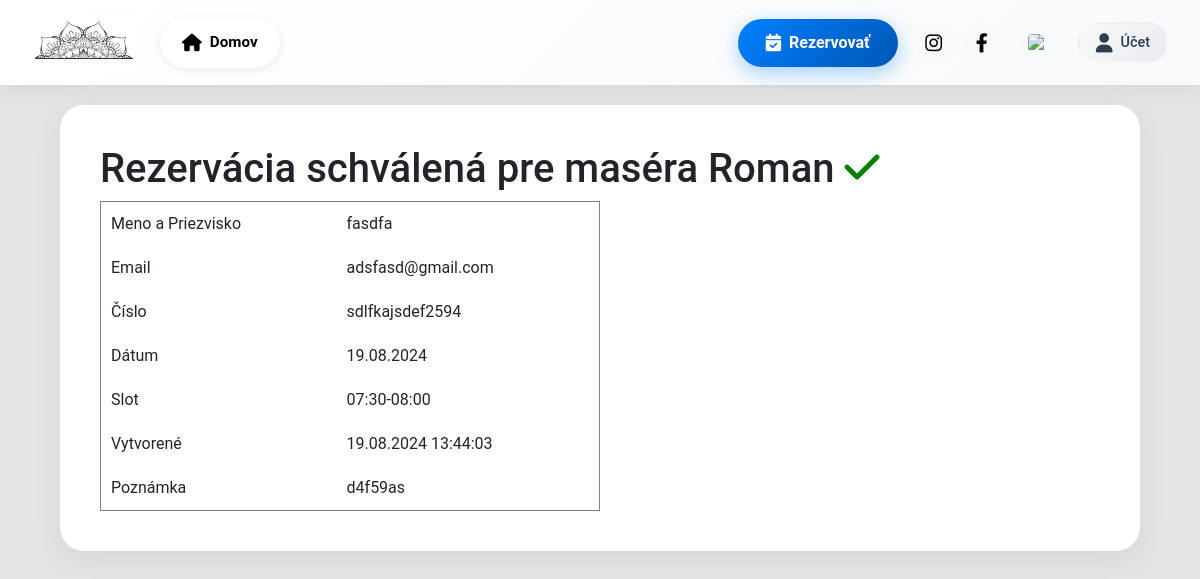
The app's page /approve_reservation_mail/5/ with its own data.
### viewer/models.py (models this page shows, shortened)
class Reservation(Model):
    massage_name = CharField(max_length=250, default="Masáž", null=True, blank=True)
    user = ForeignKey(CustomUser, on_delete=CASCADE, default=None, blank=True, null=True)
    name_surname = CharField(max_length=150)
    email = EmailField(default=None, blank=True, null=True)
    phone_number = CharField(max_length=20, default=None, blank=True, null=True)
    datetime_from = DateTimeField()
    datetime_to = DateTimeField()
    active = BooleanField(default=False)
    worker = CharField(max_length=100)
    status = CharField(max_length=50)
    created_at = DateTimeField()
    updated_at = DateTimeField()
    special_request = CharField(max_length=200, default=None, null=True, blank=True)
    personal_note = CharField(max_length=200, default=None, null=True, blank=True)
    cancellation_reason = CharField(max_length=254, default=None, blank=True, null=True)
    def get_date_string(self):
        return self.datetime_from.strftime('%d.%m.%Y')
    def get_time_range_string(self):
        time_from = self.datetime_from.strftime('%H:%M')
        time_to = self.datetime_to.strftime('%H:%M')
        return f'{time_from}-{time_to}'
    def get_created_at_string(self):
        return self.created_at.strftime('%d.%m.%Y %H:%M:%S')

### viewer/views.py (the view, shortened to what this page needs)
# urls.py: path('approve_reservation_mail/<int:reservation_id>/', approve_reservation_mail, name='approve_reservation_mail'),
def approve_reservation_mail(request, reservation_id):
    if request.method == 'GET':
        try:
            reserv = Reservation.objects.get(id=reservation_id)
            context = {
                'reservation': prepare_reservation_data(reserv),
            }
            return render(request, 'approved_reservation.html', context)
        except Reservation.DoesNotExist:
            message = 'Rezervácia sa nenašla.'
            return render(request, 'error.html', {'message': message})
    message = 'Zlý request'
    return render(request, 'error.html', {'message': message})

### viewer/context_processors.py (called while the page is built)
def language_code(request):
    language_code = request.session.get('django_language', 'sk')
    return {'language_code': language_code}

### viewer/templates/approved_reservation.html (shortened to what this page needs)
{% extends 'base.html' %}
{% load static %}
{% block content %}
    {% include 'navbar.html' %}
    <div class="table-container-profile">
        <h1>Rezervácia schválená pre maséra {{ reservation.worker }} <i style="color: green;" class="fa-solid fa-check"></i></h1>
        <table border="1" cellpadding="10" cellspacing="0" style="border-collapse: collapse; width: 50%;">
            <tbody>
                <tr>
                    <td>Meno a Priezvisko</td>
                    <td>{{ reservation.name_surname }}</td>
                </tr>
                <tr>
                    <td>Email</td>
                    <td>{{ reservation.email }}</td>
                </tr>
                <tr>
                    <td>Číslo</td>
                    <td>{{ reservation.phone_number }}</td>
                </tr>
                <tr>
                    <td>Dátum</td>
                    <td>{{ reservation.date }}</td>
                </tr>
                <tr>
                    <td>Slot</td>
                    <td>{{ reservation.slot }}</td>
                </tr>
                <tr>
                    <td>Vytvorené</td>
                    <td>{{ reservation.created_at }}</td>
                </tr>
                <tr>
                    <td>Poznámka</td>
                    <td>{{ reservation.special_request }}</td>
                </tr>
            </tbody>
        </table>
    </div>
{% endblock %}

### viewer/templates/base.html (shortened to what this page needs)
<!DOCTYPE html>
<html>
{% load static %}
<head>
    <link rel="stylesheet" href="{% static 'fontawesome/css/all.css' %}">
    <link rel="stylesheet" type="text/css" href="{% static 'css/bootstrap.min.css' %}">
    <link rel="stylesheet" type="text/css" href="{% static 'css/style.css' %}">
</head>
<body>
    {% block content %}{% endblock %}
</body>
</html>

### viewer/templates/navbar.html (shortened to what this page needs)
{% load i18n %}
{% load static %}
{% load language_switch %}
<nav class="modern-navbar">
    <div class="container-fluid">
        <div class="navbar-wrapper">
            <div class="navbar-brand-section">
                <a href="{% url 'homepage' %}">
                    <img class="navbar-logo" src="{% static 'images/logo1.png' %}" alt="{% trans 'Domov' %}">
                </a>
            </div>
            <div class="navbar-nav-center">
                <a href="{% url 'homepage' %}" class="nav-link-item">
                    <i class="fa-solid fa-home"></i>
                    <span>{% trans 'Domov' %}</span>
                </a>
            </div>
            <div class="navbar-actions">
                <a href="{% url 'reservation' %}" class="btn-reservation">
                    <i class="fa-solid fa-calendar-check"></i>
                    <span>{% trans 'Rezervovať' %}</span>
                </a>
                <div class="navbar-social d-none d-lg-flex">
                    <a href="https://www.instagram.com/masazevlcince/" target="_blank" rel="noopener" class="social-icon" aria-label="Instagram">
                        <i class="fab fa-instagram"></i>
                    </a>
                    <a href="https://www.facebook.com/salonAminaSK" target="_blank" rel="noopener" class="social-icon" aria-label="Facebook">
                        <i class="fa-brands fa-facebook-f"></i>
                    </a>
                </div>
                <div class="navbar-language dropdown">
                    <button class="language-toggle" aria-label="{% trans 'Prepnúť jazyk' %}">
                        {% if language_code == 'en' %}
                            <img src="{% static 'images/united-kingdom.png' %}" alt="EN" width="24" height="18">
                        {% else %}
                            <img src="{% static 'images/slovakia.png' %}" alt="SK" width="24" height="18">
                        {% endif %}
                    </button>
                </div>
                {% if request.user.is_authenticated %}
                    <div class="navbar-user dropdown">
                        <button class="user-avatar" id="avatar-user-icon" aria-label="User menu">
                            <i class="fa-solid fa-user"></i>
                            <span class="user-name d-none d-xl-inline">{{ user.email|truncatechars:15 }}</span>
                        </button>
                        <div class="dropdown-menu-custom" id="dropdown-menu">
                            <div class="dropdown-header">
                                <i class="fa-solid fa-circle-user"></i>
                                <span>{{ user.email }}</span>
                            </div>
                            <div class="dropdown-divider"></div>
                            {% if user.is_superuser %}
                                <a class="dropdown-item-custom" href="{% url 'settings_view' %}">
                                    <i class="fa-solid fa-gear"></i>
                                    <span>{% trans 'Nastavenia' %}</span>
                                </a>
                                <a class="dropdown-item-custom" href="{% url 'all_reservations' %}">
                                    <i class="fa-solid fa-list-check"></i>
                                    <span>{% trans 'Prehľad rezervácií' %}</span>
                                </a>
                                <a class="dropdown-item-custom" href="{% url 'calendar_view_admin' %}">
                                    <i class="fa-solid fa-calendar-days"></i>
                                    <span>{% trans 'Kalendár' %}</span>
                                </a>
                            {% else %}
                                <a class="dropdown-item-custom" href="{% url 'profile' %}">
                                    <i class="fa-solid fa-user-circle"></i>
                                    <span>{% trans 'Môj profil' %}</span>
                                </a>
                            {% endif %}
                            <div class="dropdown-divider"></div>
                            <a class="dropdown-item-custom text-danger" href="#" onclick="logoutConfirmation()">
                                <i class="fas fa-sign-out-alt"></i>
                                <span>{% trans 'Odhlásiť sa' %}</span>
                            </a>
                        </div>
                    </div>
                {% else %}
                    <div class="navbar-user dropdown">
                        <button class="user-avatar" id="avatar-user-icon" aria-label="Account menu">
                            <i class="fa-solid fa-user"></i>
                            <span class="user-name d-none d-xl-inline">{% trans 'Účet' %}</span>
                        </button>
                    </div>
                {% endif %}
            </div>
        </div>
    </div>
</nav>

### static/css/style.css (style rules this page uses)
body { margin: 0px; padding: 0px; font-family: 'Roboto', sans-serif; background-color: #e5e5e5; }
a { color: black !important; text-decoration: none !important; }
.modern-navbar { position: fixed; top: 0; left: 0; width: 100%; background: linear-gradient(135deg, #ffffff 0%, #f8f9fa 100%); backdrop-filter: blur(10px); box-shadow: 0 2px 20px rgba(0, 0, 0, 0.08); z-index: 1000; transition: all 0.3s ease; }
.modern-navbar .container-fluid { padding: 0 2rem; }
.navbar-wrapper { display: flex; align-items: center; justify-content: space-between; height: 85px; gap: 1.5rem; }
.navbar-brand-section { flex-shrink: 0; }
.navbar-logo { height: 60px; width: auto; cursor: pointer; transition: transform 0.3s ease, filter 0.3s ease; }
.navbar-nav-center { display: flex; align-items: center; gap: 0.5rem; flex: 1; justify-content: flex-start; }
.nav-link-item { display: inline-flex; align-items: center; gap: 0.5rem; padding: 0.75rem 1.25rem; color: #2c3e50; font-size: 0.95rem; font-weight: 600; text-decoration: none; border-radius: 50px; background: white; border: 2px solid transparent; box-shadow: 0 2px 8px rgba(0, 0, 0, 0.08); transition: all 0.3s ease; position: relative; white-space: nowrap; }
.nav-link-item i { font-size: 1.1rem; transition: transform 0.3s ease; }
.navbar-actions { display: flex; align-items: center; gap: 1rem; flex-shrink: 0; }
.btn-reservation { display: inline-flex; align-items: center; gap: 0.5rem; padding: 0.75rem 1.75rem; background: linear-gradient(135deg, #0080ff 0%, #0056b3 100%); color: white !important; font-size: 1rem; font-weight: 600; text-decoration: none; border-radius: 50px; box-shadow: 0 6px 20px rgba(0, 128, 255, 0.35); transition: all 0.3s ease; white-space: nowrap; }
.btn-reservation i { font-size: 1.1rem; }
.navbar-social { display: flex; align-items: center; gap: 0.5rem; }
.social-icon { display: flex; align-items: center; justify-content: center; width: 40px; height: 40px; background: #f8f9fa; color: #2c3e50; border-radius: 50%; font-size: 1.2rem; transition: all 0.3s ease; text-decoration: none; }
.navbar-language { position: relative; }
.language-toggle { display: flex; align-items: center; justify-content: center; width: 44px; height: 44px; background: #f8f9fa; border: 2px solid transparent; border-radius: 50%; cursor: pointer; transition: all 0.3s ease; padding: 0; }
.language-toggle img { border-radius: 4px; object-fit: cover; }
.navbar-user { position: relative; }
.user-avatar { display: flex; align-items: center; gap: 0.5rem; padding: 0.5rem 1rem; background: linear-gradient(135deg, #f8f9fa 0%, #e9ecef 100%); border: 2px solid transparent; border-radius: 25px; cursor: pointer; transition: all 0.3s ease; font-weight: 500; color: #2c3e50; }
.user-avatar i { font-size: 1.2rem; }
.user-name { font-size: 0.9rem; max-width: 120px; overflow: hidden; text-overflow: ellipsis; white-space: nowrap; }
.table-container-profile { width: 90%; max-width: 1400px; margin: 30px auto 50px; background: white; border-radius: 24px; padding: 40px; box-shadow: 0 8px 32px rgba(0, 0, 0, 0.08); }

### records on screen
Reservation: worker "Roman", name_surname "fasdfa", email "adsfasd@gmail.com", phone_number "sdlfkajsdef2594", special_request "d4f59as"

### other values on screen
{{ reservation.date }} "19.08.2024"
{{ reservation.slot }} "07:30-08:00"
{{ reservation.created_at }} "19.08.2024 13:44:03"
